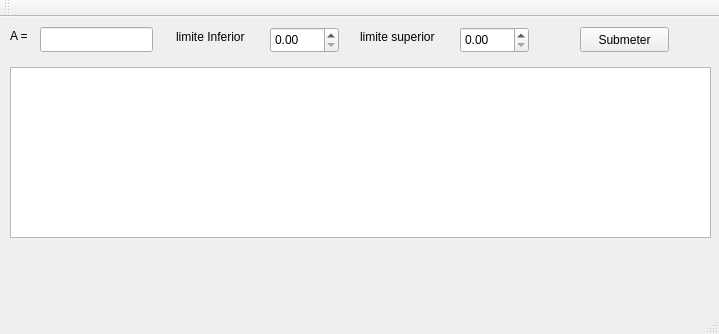
<?xml version="1.0" encoding="UTF-8"?>
<ui version="4.0">
 <class>MainWindow</class>
 <widget class="QMainWindow" name="MainWindow">
  <property name="geometry">
   <rect>
    <x>0</x>
    <y>0</y>
    <width>719</width>
    <height>334</height>
   </rect>
  </property>
  <property name="windowTitle">
   <string>MainWindow</string>
  </property>
  <widget class="QWidget" name="centralWidget">
   <widget class="QTableWidget" name="daniel">
    <property name="geometry">
     <rect>
      <x>10</x>
      <y>50</y>
      <width>701</width>
      <height>171</height>
     </rect>
    </property>
   </widget>
   <widget class="QLineEdit" name="lineEdit">
    <property name="geometry">
     <rect>
      <x>40</x>
      <y>10</y>
      <width>113</width>
      <height>25</height>
     </rect>
    </property>
   </widget>
   <widget class="QLabel" name="label">
    <property name="geometry">
     <rect>
      <x>10</x>
      <y>10</y>
      <width>67</width>
      <height>17</height>
     </rect>
    </property>
    <property name="text">
     <string>A =</string>
    </property>
   </widget>
   <widget class="QPushButton" name="pushButton">
    <property name="geometry">
     <rect>
      <x>580</x>
      <y>10</y>
      <width>89</width>
      <height>25</height>
     </rect>
    </property>
    <property name="text">
     <string>Submeter</string>
    </property>
   </widget>
   <widget class="QDoubleSpinBox" name="doubleSpinBox">
    <property name="geometry">
     <rect>
      <x>270</x>
      <y>10</y>
      <width>69</width>
      <height>26</height>
     </rect>
    </property>
   </widget>
   <widget class="QDoubleSpinBox" name="doubleSpinBox_2">
    <property name="geometry">
     <rect>
      <x>460</x>
      <y>10</y>
      <width>69</width>
      <height>26</height>
     </rect>
    </property>
   </widget>
   <widget class="QLabel" name="label_2">
    <property name="geometry">
     <rect>
      <x>176</x>
      <y>10</y>
      <width>91</width>
      <height>20</height>
     </rect>
    </property>
    <property name="text">
     <string>limite Inferior</string>
    </property>
   </widget>
   <widget class="QLabel" name="label_3">
    <property name="geometry">
     <rect>
      <x>360</x>
      <y>10</y>
      <width>101</width>
      <height>20</height>
     </rect>
    </property>
    <property name="text">
     <string>limite superior</string>
    </property>
   </widget>
  </widget>
  <widget class="QMenuBar" name="menuBar">
   <property name="geometry">
    <rect>
     <x>0</x>
     <y>0</y>
     <width>719</width>
     <height>22</height>
    </rect>
   </property>
  </widget>
  <widget class="QToolBar" name="mainToolBar">
   <attribute name="toolBarArea">
    <enum>TopToolBarArea</enum>
   </attribute>
   <attribute name="toolBarBreak">
    <bool>false</bool>
   </attribute>
  </widget>
  <widget class="QStatusBar" name="statusBar"/>
 </widget>
 <layoutdefault spacing="6" margin="11"/>
 <resources/>
 <connections/>
</ui>
